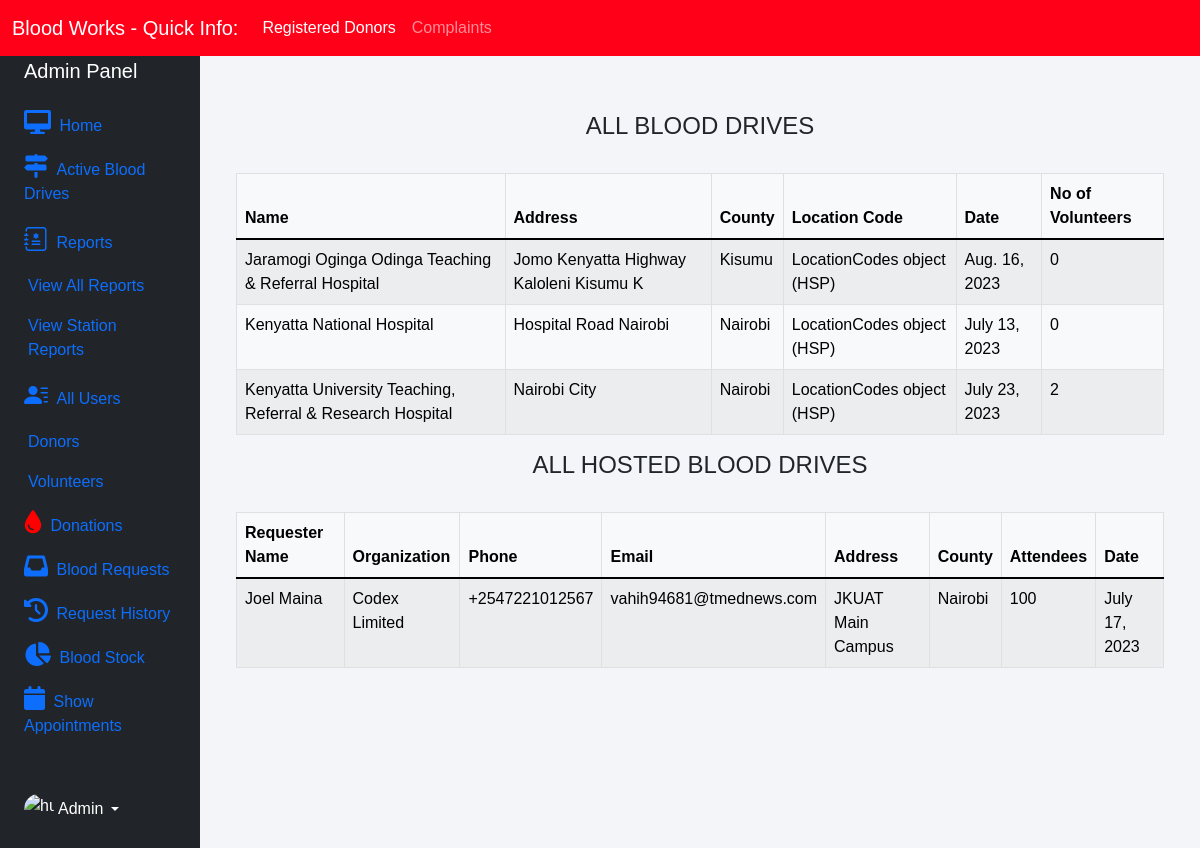
The page /admin-blood-drives (signed in) on the database its author committed.
### blood/models.py (models this page shows, shortened)
class BloodDrives(models.Model):
    drive_id = models.CharField(primary_key=True, default=uuid.uuid4(), max_length=20)
    name = models.CharField(max_length=100)
    address = models.CharField(max_length=40)
    county = models.CharField(max_length=15, choices=counties)
    location_code = models.ForeignKey(LocationCodes, on_delete=models.CASCADE)
    date = models.DateField()

class LocationCodes(models.Model):
    code = models.CharField(max_length=10, primary_key=True)
    description = models.CharField(max_length=100)

### appointments/models.py (models this page shows, shortened)
class HostedBloodDrives(models.Model):
    name = models.CharField(max_length=100)
    organization = models.CharField(max_length=100)
    attendees = models.PositiveIntegerField()
    phone = models.CharField(validators=[phoneNumberRegex], unique=True, max_length=16)
    email = models.EmailField()
    address = models.CharField(max_length=40)
    county = models.CharField(max_length=15, choices=counties)
    date = models.DateField()
    plan_doc = models.FileField(upload_to='hosted_blood_drives/', null=True, blank=True)

### blood/views.py (the view)
# urls.py: path('admin-blood-drives', views.admin_blood_drives_view, name='admin-blood-drives'),
@login_required(login_url='adminlogin')
def admin_blood_drives_view(request):
    blood_drives = models.BloodDrives.objects.annotate(no_of_volunteers=Count('volunteerregistration'))
    hosted_drives = amodels.HostedBloodDrives.objects.all()
    return render(request, 'blood/admin_blood_drives.html',
                  {'blood_drives': blood_drives, 'hosted_drives': hosted_drives})

### templates/blood/admin_blood_drives.html
{% extends 'blood/adminbase.html' %}
{% block content %}
{% load widget_tweaks %}
{%load static%}
<br><br>
<div class="container">
    <H4 class="text-center">ALL BLOOD DRIVES</H4><br>
    <table class="table table-light table-hover table-bordered table-striped">
        <thead class="bg-info">
            <tr>
                <th scope="col">Name</th>
                <th scope="col">Address</th>
                <th scope="col">County</th>
                <th scope="col">Location Code</th>
                <th scope="col">Date</th>
                <th scope="col">No of Volunteers</th>
            </tr>
        </thead>
        <tbody>
            {% for t in blood_drives %}
            <tr>
                <td> {{t.name}}</td>
                <td>{{t.address}}</td>
                <td>{{t.county}}</td>
                <td>{{t.location_code}}</td>
                <td>{{t.date}}</td>
                <td>{{t.no_of_volunteers}}</td>
            </tr>
            {% endfor %}
        </tbody>
    </table>
</div>
<div class="container">
    <h4 class="text-center">ALL HOSTED BLOOD DRIVES</h4><br>
    <table class="table table-light table-hover table-bordered table-striped">
        <thead class="bg-info">
            <tr>
                <th scope="col">Requester Name</th>
                <th scope="col">Organization</th>
                <th scope="col">Phone</th>
                <th scope="col">Email</th>
                <th scope="col">Address</th>
                <th scope="col">County</th>
                <th scope="col">Attendees</th>
                <th scope="col">Date</th>
            </tr>
        </thead>
        <tbody>
            {% for t in hosted_drives %}
            <tr>
                <td> {{t.name}}</td>
                <td>{{t.organization}}</td>
                <td>{{t.phone}}</td>
                <td>{{t.email}}</td>
                <td>{{t.address}}</td>
                <td>{{t.county}}</td>
                <td>{{t.attendees}}</td>
                <td>{{t.date}}</td>
            </tr>
            {% endfor %}
        </tbody>
    </table>
</div>
{% endblock content %}

### templates/blood/adminbase.html (style rules this page uses)
* { margin: 0; padding: 0; box-sizing: border-box; list-style: none; text-decoration: none; font-family: 'Josefin Sans', sans-serif; }
body { background-color: #f3f5f9; }

### rows shown on the page
BloodDrives: name "Jaramogi Oginga Odinga Teaching & Referral Hospital", address "Jomo Kenyatta Highway Kaloleni Kisumu K", county "Kisumu", location_code "LocationCodes object (HSP)", date "Aug. 16, 2023", no_of_volunteers "0"
BloodDrives: name "Kenyatta National Hospital", address "Hospital Road Nairobi", county "Nairobi", location_code "LocationCodes object (HSP)", date "July 13, 2023", no_of_volunteers "0"
BloodDrives: name "Kenyatta University Teaching, Referral & Research Hospital", address "Nairobi City", county "Nairobi", location_code "LocationCodes object (HSP)", date "July 23, 2023", no_of_volunteers "2"
HostedBloodDrives: name "Joel Maina", organization "Codex Limited", phone "+2547221012567", email "vahih94681@tmednews.com", address "JKUAT Main Campus", county "Nairobi", attendees "100", date "July 17, 2023"
